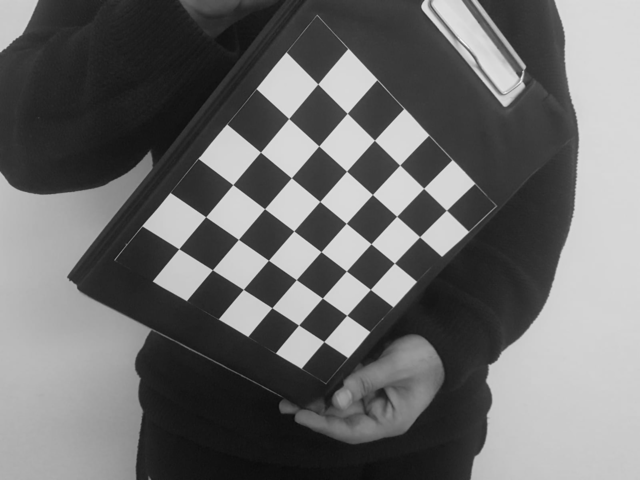
%> input picture homework2/Image1.bmp, 640 x 480 px
$ octave --eval "result = lab4houghlines(imread('../homework2/Image1.bmp'));"   (GNU Octave 9; MATLAB toolbox functions it lacks are replaced by stand-ins)
%> lines starting %> are read from the running program, lines starting %| are printed output that depends on the picture; in (x1, y1, x2, y2) boxes, pixels count from 0 and x2, y2 are one past the last pixel; in counts of white or black regions, pixels touching at a corner belong together; the program's own positions count from 1
function returnValue = lab4houghlines(img)
    subplot(4,1,1)
    imshow(img);
    [r,c, ch] = size(img);
%> r = 480; c = 640; ch = 3
    if ch == 3
       img = rgb2gray(img);
    end
    BW = edge(img, 'canny');
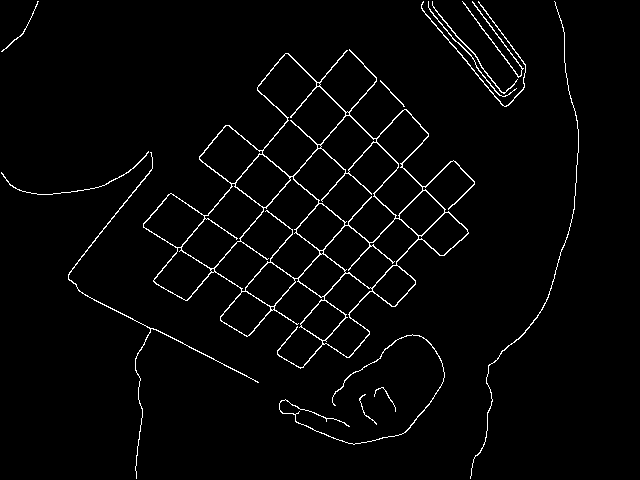
%> BW: size 480x640 logical; 2.5% white in thin lines or dots, all inside (x1, y1, x2, y2) = (1, 1, 579, 479)
    subplot(4,1,2);
    imshow(BW);
    [H,T,R] = hough(BW,'RhoResolution',0.5,'Theta',-90:0.5:89);
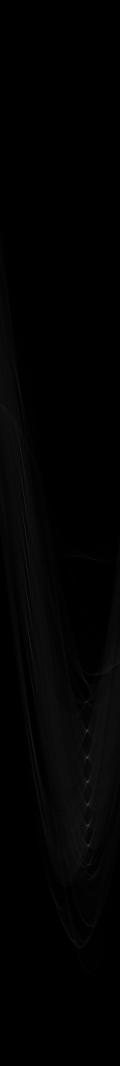
%> H: size 3197x359 double (shown at 1/3 size); min 0, max 143, mean 2.4
%> T = 359 values from -90 to 89; R = 3197 values from -799 to 799

    title('checker.png');
    subplot(4,1,3);
    imshow(imadjust(rescale(H)),'XData',T,'YData',R,...
          'InitialMagnification','fit');
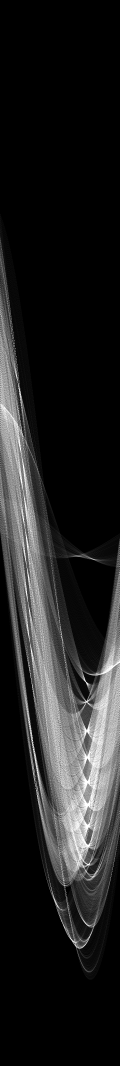
%> displayed picture: size 3197x359, on the screen's scale of 0 to 255 (shown at 1/3 size); min 0, max 255, mean 33.9
    title('Hough transform of checker');
    xlabel('\theta'), ylabel('\rho');
    axis on, axis normal, hold on;

    subplot(4,1,4)
    P  = houghpeaks(H, 20, 'Threshold',0.5*max(H(:)));
%> P = 15 rows, first 12: [2193 261; 1931 91; 2273 262; 2346 264; 1480 71; 1809 85; 1695 80; 1590 76; 2414 264; 1372 66; 1147 54; 2528 271]
    imshow(H,[],'XData',T,'YData',R,'InitialMagnification','fit');
    xlabel('\theta'), ylabel('\rho');
    axis on, axis normal, hold on;
    plot(T(P(:,2)),R(P(:,1)),'s','color','white');
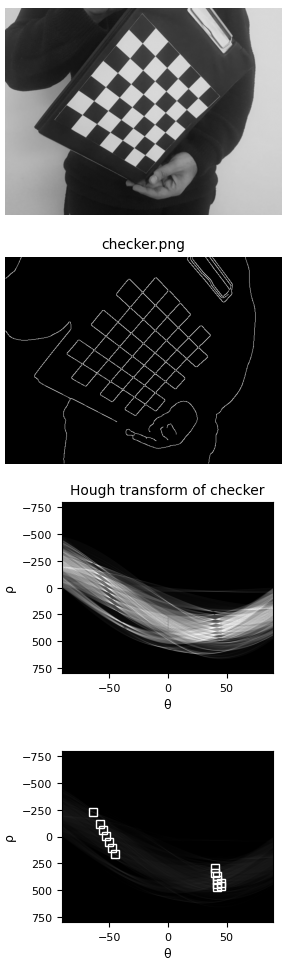
%> figure redrawn from the program's plot data, 4 panels
    x=0;
    for i=1:1000
        x=X+1;
    end

    lines = houghlines(BW,T,R,P,'FillGap',10,'MinLength',40);
    figure, imshow(img), hold on
    max_len = 0;
    min_len = 200;
    for k = 1:length(lines)
       xy = [lines(k).point1; lines(k).point2];
       plot(xy(:,1),xy(:,2),'LineWidth',2,'Color','green');


       plot(xy(1,1),xy(1,2),'x','LineWidth',2,'Color','yellow');
       plot(xy(2,1),xy(2,2),'x','LineWidth',2,'Color','red');


       len = norm(lines(k).point1 - lines(k).point2);
       if ( len > max_len)
          max_len = len;
          xy_long = xy;
       end
       if( len < min_len)
           min_len = len;
           xy_short = xy;
       end

    end
    plot(xy_long(:,1),xy_long(:,2),'LineWidth',2,'Color','cyan');
    plot(xy_short(:,1),xy_short(:,2),'LineWidth',2,'Color','red');
end
%> (the run ends here)

$ run again, on homework2/Image10.bmp
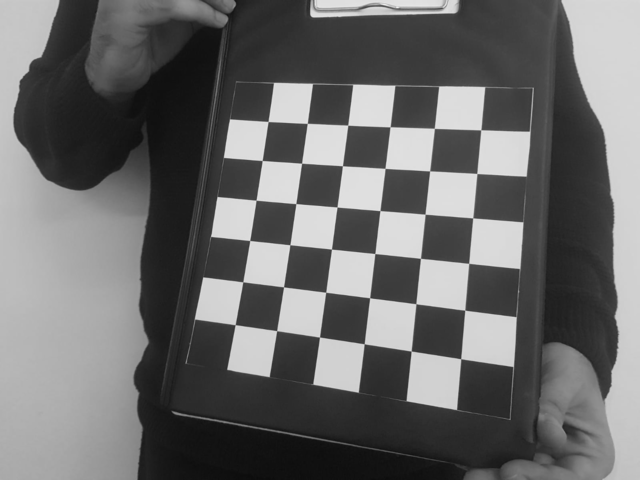
%> input picture homework2/Image10.bmp, 640 x 480 px
%> in lab4houghlines, `BW = edge(img, 'canny');`:
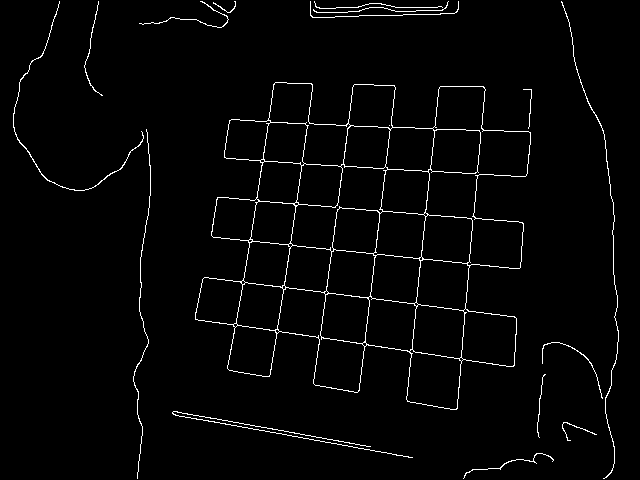
%> BW: size 480x640 logical; 2.3% white in thin lines or dots
%> T = 359 values from -90 to 89; R = 3197 values from -799 to 799
%> P = 14 rows, first 12: [1173 13; 1026 18; 2579 191; 2490 193; 2321 196; 1239 10; 2405 195; 2244 198; 1310 8; 1105 16; 842 21; 1373 5]
%> in lab4houghlines, `plot(T(P(:,2)),R(P(:,1)),'s','color','white');`:
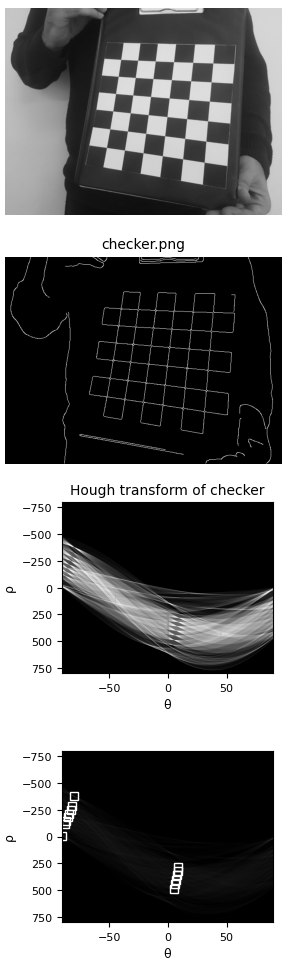
%> figure redrawn from the program's plot data, 4 panels

$ run again, on homework2/Image11.bmp
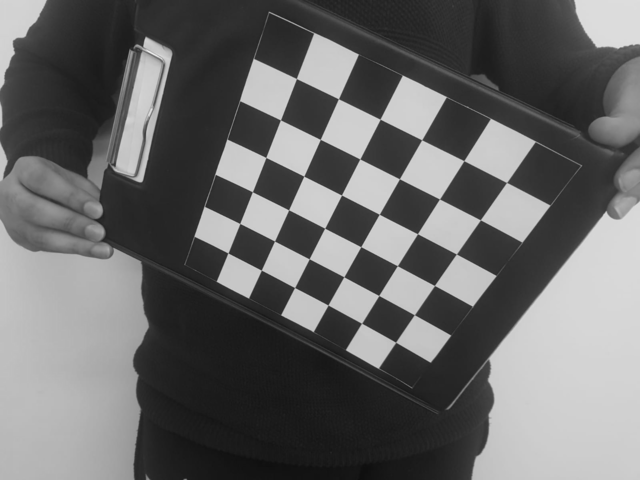
%> input picture homework2/Image11.bmp, 640 x 480 px
%> in lab4houghlines, `BW = edge(img, 'canny');`:
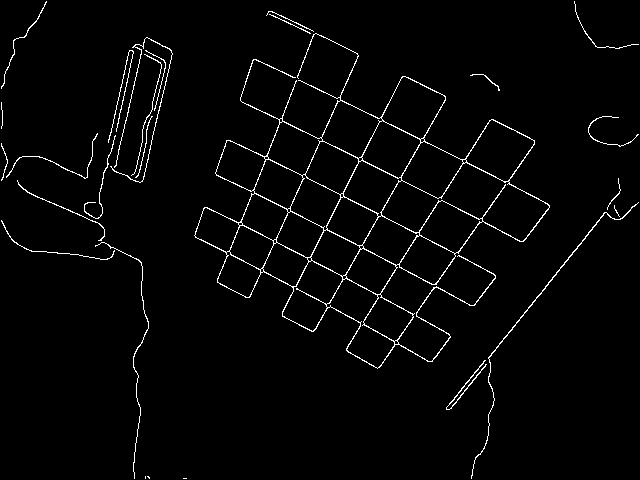
%> BW: size 480x640 logical; 2.4% white in thin lines or dots
%> T = 359 values from -90 to 89; R = 3197 values from -799 to 799
%> P = 15 rows, first 12: [1635 54; 1561 55; 2385 235; 2470 240; 1724 54; 2297 229; 2638 251; 1494 56; 1361 56; 2555 245; 2806 259; 1432 57]
%> in lab4houghlines, `plot(T(P(:,2)),R(P(:,1)),'s','color','white');`:
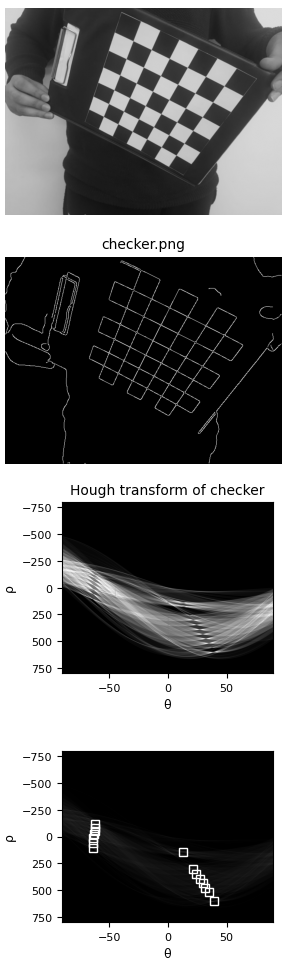
%> figure redrawn from the program's plot data, 4 panels

$ run again, on homework2/Image12.bmp
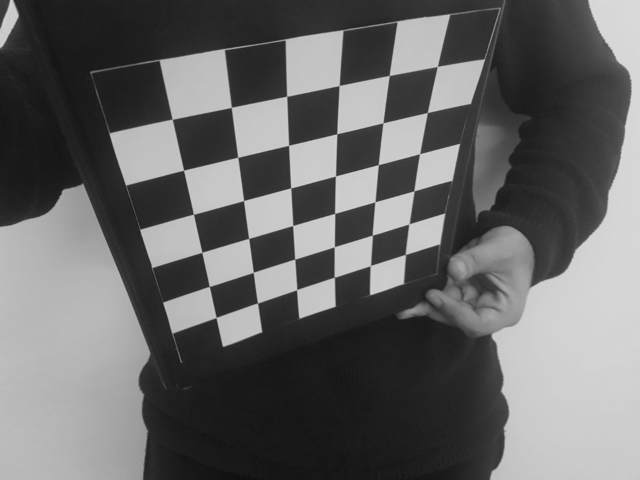
%> input picture homework2/Image12.bmp, 640 x 480 px
%> in lab4houghlines, `BW = edge(img, 'canny');`:
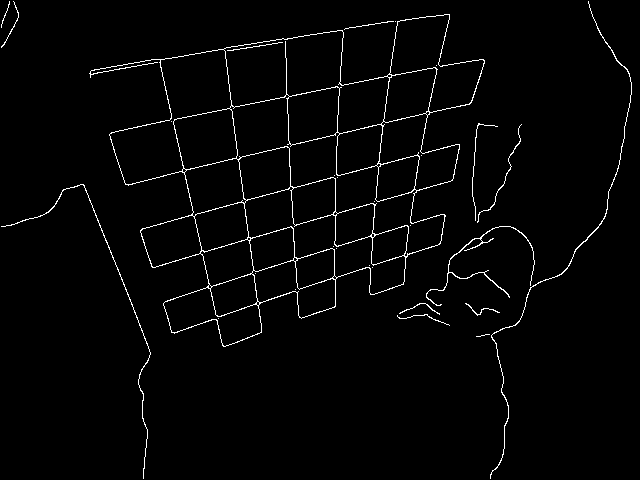
%> BW: size 480x640 logical; 2.1% white in thin lines or dots
%> T = 359 values from -90 to 89; R = 3197 values from -799 to 799
%> P = [2113 331; 1902 338; 2016 334; 1884 156; 2194 329; 2030 166; 2271 326; 2269 181; 1764 343; 2164 176; 2337 324; 1615 137]
%> in lab4houghlines, `plot(T(P(:,2)),R(P(:,1)),'s','color','white');`:
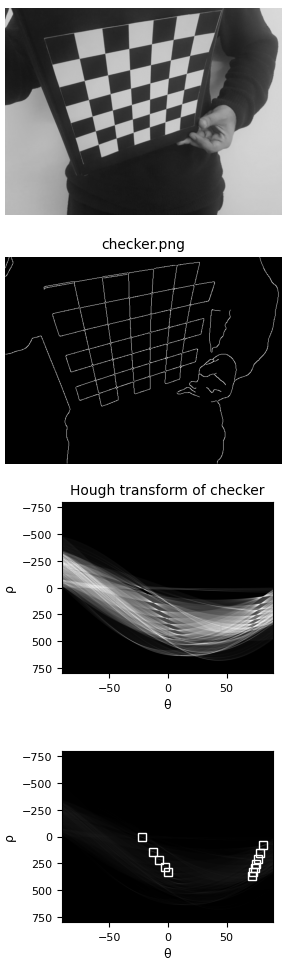
%> figure redrawn from the program's plot data, 4 panels
